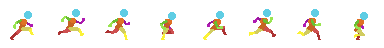
#> input picture assets/Player/Run_48x48.png, 384 x 48 px
$ python split_png.py ../../assets/Player/Run_48x48.png 100
#> lines starting #> are read from the running program, lines starting #| are printed output that depends on the picture
import sys

from PIL import Image

if __name__ == '__main__':
    im = Image.open(full_path := sys.argv[1], )
#> im is the input picture: PIL image 384x48 RGBA; mean R, G, B, A 25.5, 22.1, 14.9, 27.1
    im_width, im_height = im.size
#> im_width = 384; im_height = 48

    # If rectangle, pass decrement to make it square.
    balance_height = int(sys.argv[2])

    # Image needs to be square.
    for i in range(im_width // (im_height + balance_height)):
        new_im = im.crop(((im_height + balance_height) * i, 0, (im_height + balance_height) * (i + 1), im_height))

        file_path = f"{'/'.join((im_path := full_path.split('/'))[:-1])}/{im_path[-1].split('.')[0]}_{str(i)}.png" \
            .replace(str(im_height + balance_height), str(im_height))
        new_im.save(file_path)
#> this loop made 2 passes
#> pass 1, `new_im = im.crop(((im_height + balance_height) * i, 0, (im_height + ba..`:
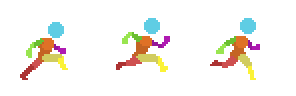
#> new_im: PIL image 148x48 RGBA (shown 2 times larger); mean R, G, B, A 27.3, 23.1, 15.6, 27.9; transparent parts drawn white
#> pass 2, `new_im = im.crop(((im_height + balance_height) * i, 0, (im_height + ba..`:
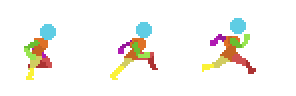
#> new_im: PIL image 148x48 RGBA (shown 2 times larger); mean R, G, B, A 23.7, 20.8, 14.1, 25.6; transparent parts drawn white
